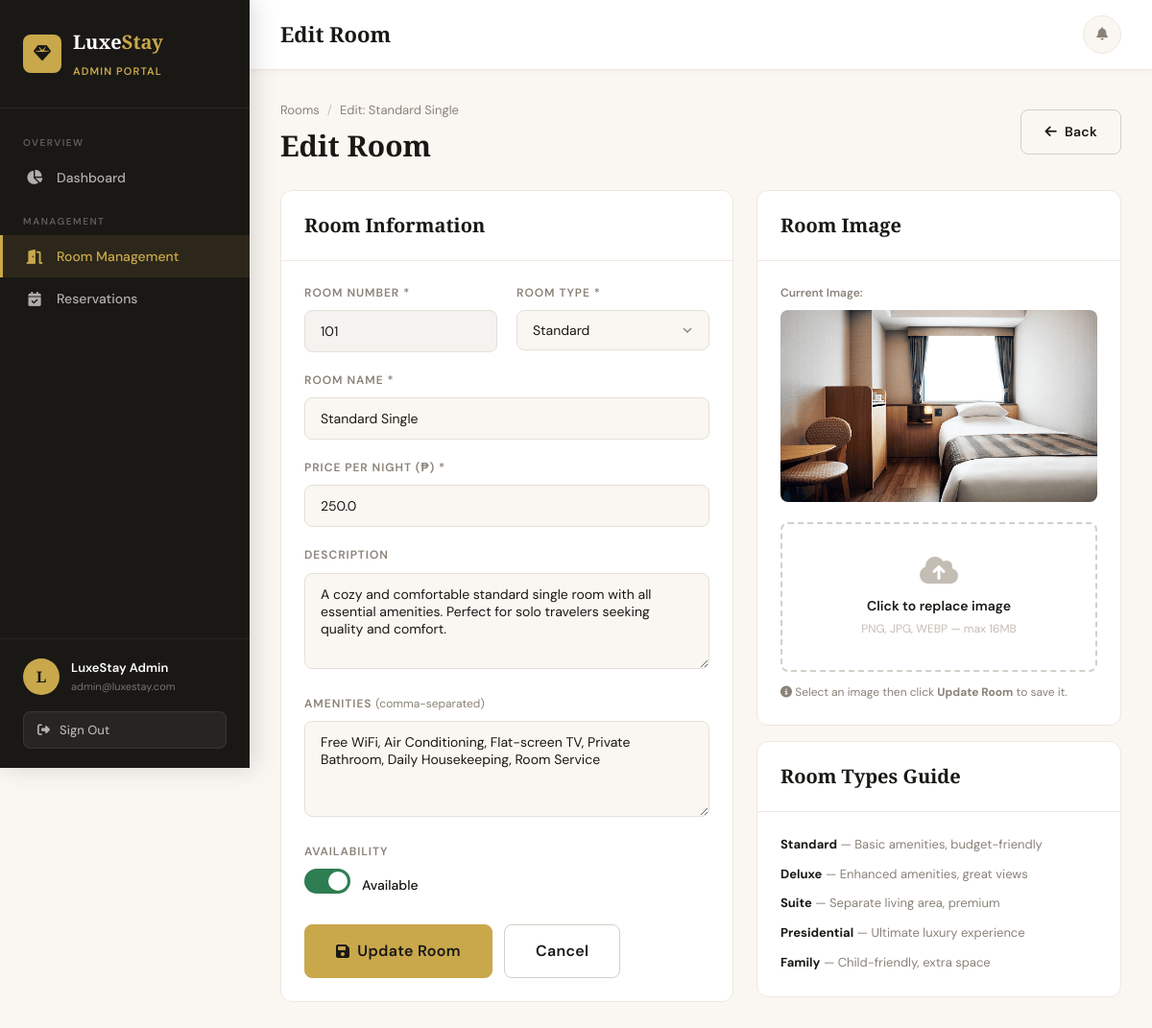
/admin/rooms/edit/1 (signed in), run on the app's committed database.
### app/models/user.py (models this page shows, shortened)
class User(db.Model, UserMixin):
    __tablename__ = 'users'
    id = db.Column(db.Integer, primary_key=True)
    fullname = db.Column(db.String(150), nullable=False)
    email = db.Column(db.String(150), unique=True, nullable=False)
    password = db.Column(db.String(256), nullable=False)
    phone = db.Column(db.String(20), nullable=True)
    role = db.Column(db.String(20), nullable=False, default='customer')
    created_at = db.Column(db.DateTime, default=datetime.utcnow)
    reservations = db.relationship('Reservation', backref='customer', lazy=True)
    def is_admin(self):
        return self.role == 'admin'

### app/models/room.py (models this page shows, shortened)
class Room(db.Model):
    __tablename__ = 'rooms'
    id = db.Column(db.Integer, primary_key=True)
    room_number = db.Column(db.String(20), unique=True, nullable=False)
    room_name = db.Column(db.String(100), nullable=False)
    room_type = db.Column(db.String(50), nullable=False)
    price = db.Column(db.Float, nullable=False)
    description = db.Column(db.Text, nullable=True)
    amenities = db.Column(db.Text, nullable=True)
    image = db.Column(db.String(256), nullable=True, default='default_room.jpg')
    availability = db.Column(db.Boolean, default=True)
    created_at = db.Column(db.DateTime, default=datetime.utcnow)
    reservations = db.relationship('Reservation', backref='room', lazy=True)

### app/routes/admin.py (the view, shortened to what this page needs)
@admin_bp.route('/rooms/edit/<int:room_id>', methods=['GET', 'POST'])
@login_required
@admin_required
def edit_room(room_id):
    room = Room.query.get_or_404(room_id)
    return render_template('admin/room_form.html', room=room)

### app/routes/admin.py (called while the page is built)
def admin_required(f):
    @wraps(f)
    def decorated(*args, **kwargs):
        if not current_user.is_authenticated or not current_user.is_admin():
            flash('Access denied. Admin privileges required.', 'danger')
            return redirect(url_for('auth.login'))
        return f(*args, **kwargs)
    return decorated

### app/templates/admin/room_form.html (shortened to what this page needs)
{% extends "admin/base_admin.html" %}
{% block page_title %}{{ 'Edit Room' if room else 'Add New Room' }}{% endblock %}
{% block admin_content %}
<div class="page-header">
  <div class="page-header-left">
    <div class="breadcrumb">
      <a href="{{ url_for('admin.rooms') }}">Rooms</a>
      <span class="sep">/</span>
      <span>{{ 'Edit: ' + room.room_name if room else 'Add New Room' }}</span>
    </div>
    <h1>{{ 'Edit Room' if room else 'Add New Room' }}</h1>
  </div>
  <a href="{{ url_for('admin.rooms') }}" class="btn btn-outline"><i class="fas fa-arrow-left"></i> Back</a>
</div>
<form method="POST" enctype="multipart/form-data" id="roomForm"
  action="{{ url_for('admin.edit_room', room_id=room.id) if room else url_for('admin.add_room') }}">
  <div style="display:grid;grid-template-columns:1fr 380px;gap:24px;align-items:start;">
    <div class="card">
      <div class="card-header">
        <div class="card-title">Room Information</div>
      </div>
      <div class="card-body">
        <div class="form-row cols-2">
          <div class="form-group">
            <label>Room Number *</label>
            <input type="text" name="room_number" class="form-control"
              value="{{ room.room_number if room else '' }}"
              {{ 'readonly style=background:#f5f3ef' if room else '' }}
              required placeholder="e.g. 101">
          </div>
          <div class="form-group">
            <label>Room Type *</label>
            <select name="room_type" class="form-control" required>
              {% for t in ['Standard','Deluxe','Suite','Presidential','Family'] %}
              <option value="{{ t }}" {{ 'selected' if room and room.room_type == t else '' }}>{{ t }}</option>
              {% endfor %}
            </select>
          </div>
        </div>
        <div class="form-group">
          <label>Room Name *</label>
          <input type="text" name="room_name" class="form-control"
            value="{{ room.room_name if room else '' }}"
            required placeholder="e.g. Deluxe Double Room">
        </div>
        <div class="form-group">
          <label>Price Per Night (₱) *</label>
          <input type="number" name="price" class="form-control" step="0.01" min="0"
            value="{{ room.price if room else '' }}" required placeholder="0.00">
        </div>
        <div class="form-group">
          <label>Description</label>
          <textarea name="description" class="form-control" rows="4"
            placeholder="Describe the room...">{{ room.description if room else '' }}</textarea>
        </div>
        <div class="form-group">
          <label>Amenities <span style="font-weight:400;text-transform:none;letter-spacing:0;">(comma-separated)</span></label>
          <textarea name="amenities" class="form-control" rows="3"
            placeholder="Free WiFi, Air Conditioning, King Bed, Mini Bar...">{{ room.amenities if room else '' }}</textarea>
        </div>
        <div class="form-group">
          <label>Availability</label>
          <div class="toggle-group">
            <label class="toggle">
              <span class="toggle-slider"></span>
            </label>
            <span id="availLabel" style="font-size:14px;font-weight:500;">
              {{ 'Available' if not room or room.availability else 'Not Available' }}
            </span>
          </div>
        </div>
        <div class="d-flex gap-12 mt-24">
          <button type="submit" class="btn btn-gold btn-lg">
            <i class="fas fa-save"></i> {{ 'Update Room' if room else 'Add Room' }}
          </button>
          <a href="{{ url_for('admin.rooms') }}" class="btn btn-outline btn-lg">Cancel</a>
        </div>
      </div>
    </div>
    <div>
      <div class="card">
        <div class="card-header"><div class="card-title">Room Image</div></div>
        <div class="card-body">
          <div id="currentImageWrap" style="{{ 'display:block' if room and room.image and room.image != 'default_room.jpg' else 'display:none' }};margin-bottom:14px;">
            <p style="font-size:12px;color:var(--stone);margin-bottom:8px;font-weight:600;">Current Image:</p>
            <img id="currentImage"
              src="{{ url_for('static', filename='uploads/rooms/' + room.image) if room and room.image else '' }}"
              alt="Current Room"
              style="width:100%;border-radius:var(--radius-sm);max-height:200px;object-fit:cover;"
              onerror="this.src='https://images.unsplash.com/photo-1631049307264-da0ec9d70304?w=400&q=80'">
          </div>
          <div class="image-upload-area" id="uploadArea"
            style="cursor:pointer;"
            onclick="document.getElementById('imageInput').click()">
            <i class="fas fa-cloud-upload-alt" style="font-size:32px;color:var(--stone-light);display:block;margin-bottom:10px;"></i>
            <p style="font-weight:600;color:var(--charcoal);margin-bottom:4px;">
              {{ 'Click to replace image' if room else 'Click to upload image' }}
            </p>
            <p style="font-size:12px;color:var(--stone-light);">PNG, JPG, WEBP — max 16MB</p>
          </div>
          <p style="margin-top:12px;font-size:12px;color:var(--stone);">
            <i class="fas fa-info-circle"></i>
            Select an image then click <strong>{{ 'Update Room' if room else 'Add Room' }}</strong> to save it.
          </p>
        </div>
      </div>
      <div class="card mt-16">
        <div class="card-header"><div class="card-title">Room Types Guide</div></div>
        <div class="card-body" style="font-size:13px;color:var(--stone);">
          <div style="margin-bottom:10px;"><strong style="color:var(--charcoal);">Standard</strong> — Basic amenities, budget-friendly</div>
          <div style="margin-bottom:10px;"><strong style="color:var(--charcoal);">Deluxe</strong> — Enhanced amenities, great views</div>
          <div style="margin-bottom:10px;"><strong style="color:var(--charcoal);">Suite</strong> — Separate living area, premium</div>
          <div style="margin-bottom:10px;"><strong style="color:var(--charcoal);">Presidential</strong> — Ultimate luxury experience</div>
          <div><strong style="color:var(--charcoal);">Family</strong> — Child-friendly, extra space</div>
        </div>
      </div>
    </div>
  </div>
</form>
{% endblock %}

### app/templates/admin/base_admin.html (shortened to what this page needs)
{% extends "base.html" %}
{% block content %}
<div class="app-layout">
  <aside class="sidebar" id="sidebar">
    <div class="sidebar-header">
      <div class="sidebar-logo">
        <div class="logo-icon"><i class="fas fa-gem"></i></div>
        <div>
          <div class="logo-name">Luxe<span>Stay</span></div>
          <div class="sidebar-role">Admin Portal</div>
        </div>
      </div>
    </div>
    <nav class="sidebar-nav">
      <div class="nav-section">
        <div class="nav-section-label">Overview</div>
        <a href="{{ url_for('admin.dashboard') }}" class="nav-link {% if request.endpoint == 'admin.dashboard' %}active{% endif %}">
          <i class="fas fa-chart-pie"></i> Dashboard
        </a>
      </div>
      <div class="nav-section">
        <div class="nav-section-label">Management</div>
        <a href="{{ url_for('admin.rooms') }}" class="nav-link {% if 'room' in request.endpoint %}active{% endif %}">
          <i class="fas fa-door-open"></i> Room Management
        </a>
        <a href="{{ url_for('admin.reservations') }}" class="nav-link {% if 'reservation' in request.endpoint and request.endpoint != 'admin.dashboard' %}active{% endif %}">
          <i class="fas fa-calendar-check"></i> Reservations
        </a>
      </div>
    </nav>
    <div class="sidebar-footer">
      <div class="sidebar-user">
        <div class="sidebar-avatar">{{ current_user.fullname[0] }}</div>
        <div class="sidebar-user-info">
          <div class="name">{{ current_user.fullname }}</div>
          <div class="email">{{ current_user.email }}</div>
        </div>
      </div>
      <form action="{{ url_for('auth.logout') }}" method="GET">
        <button type="submit" class="btn-logout"><i class="fas fa-sign-out-alt"></i> Sign Out</button>
      </form>
    </div>
  </aside>
  <div class="main-content">
    <header class="topbar">
      <div class="d-flex align-center gap-12">
        <div class="topbar-title">{% block page_title %}Dashboard{% endblock %}</div>
      </div>
      <div class="topbar-actions">
        <div style="position:relative;">
          <button class="notification-btn" id="notifBtn" title="Notifications">
            <i class="fas fa-bell"></i>
          </button>
        </div>
      </div>
    </header>
    <div class="page-content">
      {% block admin_content %}{% endblock %}
    </div>
  </div>
</div>
{% endblock %}

### data on the page
User: fullname "L", fullname "LuxeStay Admin", email "admin@luxestay.com"
Room: room_name "Edit: Standard Single", room_number "101", room_name "Standard Single", price "250.0", description "A cozy and comfortable standard single room with all essential amenities. Perfect for solo travelers seeking quality and comfort.", amenities "Free WiFi, Air Conditioning, Flat-screen TV, Private Bathroom, Daily Housekeeping, Room Service", availability "Available", image (picture)

### other printed values
{{ 'Edit Room' if room else 'Add New Room' }} "Edit Room"
{{ 'Update Room' if room else 'Add Room' }} "Update Room"
{{ 'Click to replace image' if room else 'Click to upload image' }} "Click to replace image"
form field room_type "Standard"
